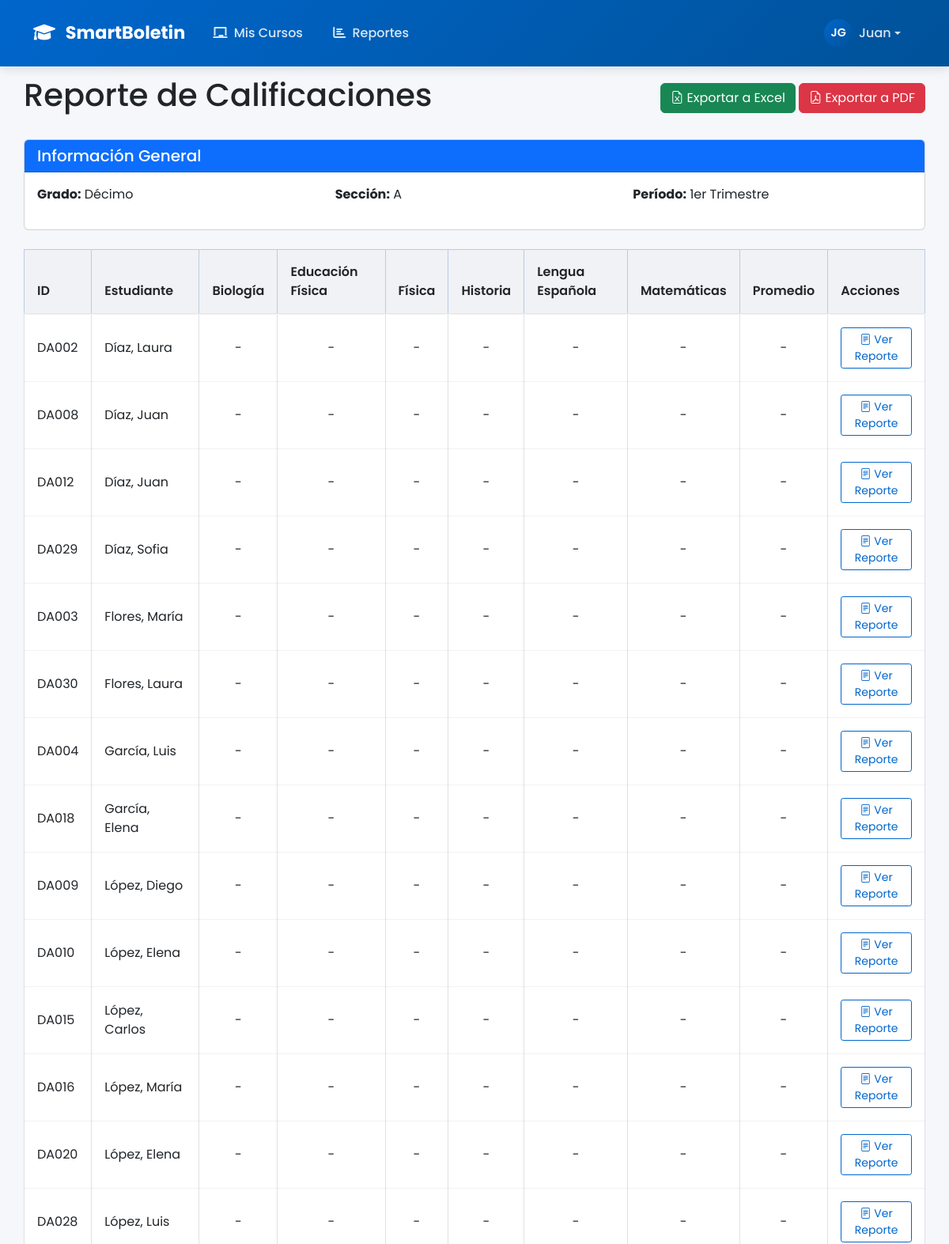
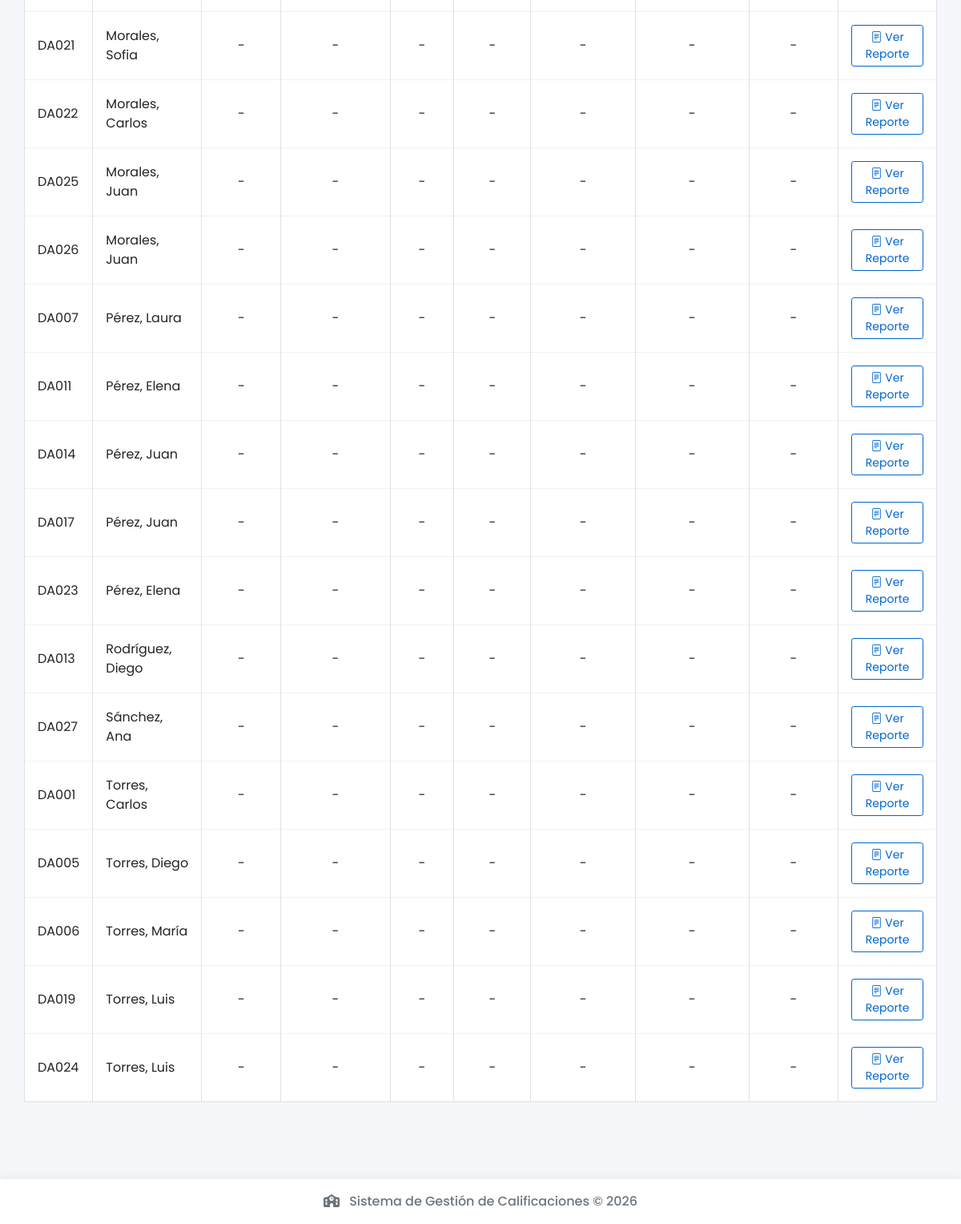
Page /reports/section/1/period/1 (signed in) on the committed database (2 pictures, top to bottom).
### app/models/users.py (models this page shows, shortened)
class User(UserMixin, db.Model):
    __tablename__ = 'users'
    id = db.Column(db.Integer, primary_key=True)
    identification_number = db.Column(db.String(20), index=True, unique=True, nullable=True)  # Cédula
    username = db.Column(db.String(64), index=True, unique=True, nullable=True)  # Ahora puede ser nulo
    email = db.Column(db.String(120), index=True, unique=True, nullable=False)
    password_hash = db.Column(db.String(128), nullable=True)  # Puede ser nulo inicialmente
    first_name = db.Column(db.String(64), nullable=False)
    last_name = db.Column(db.String(64), nullable=False)
    role = db.Column(db.String(20), nullable=False, default='teacher')
    is_active = db.Column(db.Boolean, default=True)
    is_registered = db.Column(db.Boolean, default=False)  # Indica si el usuario ha completado su registro
    created_at = db.Column(db.DateTime, default=datetime.utcnow)
    last_login = db.Column(db.DateTime, nullable=True)
    teacher_profile = db.relationship('Teacher', backref='user', uselist=False, cascade='all, delete-orphan')
    admin_profile = db.relationship('Admin', backref='user', uselist=False, cascade='all, delete-orphan')
    def is_admin(self):
        return self.role == 'admin'
    def is_teacher(self):
        return self.role == 'teacher'

### app/models/academic.py (models this page shows, shortened)
class Grade(db.Model):
    __tablename__ = 'grades'
    id = db.Column(db.Integer, primary_key=True)
    name = db.Column(db.String(64), nullable=False)
    level = db.Column(db.String(64), nullable=False)  # Primaria, Secundaria, etc.
    description = db.Column(db.Text, nullable=True)
    created_at = db.Column(db.DateTime, default=datetime.utcnow)
    sections = db.relationship('Section', backref='grade', lazy='dynamic', cascade='all, delete-orphan')

class Section(db.Model):
    __tablename__ = 'sections'
    id = db.Column(db.Integer, primary_key=True)
    name = db.Column(db.String(10), nullable=False)  # A, B, C, etc.
    grade_id = db.Column(db.Integer, db.ForeignKey('grades.id'), nullable=False)
    capacity = db.Column(db.Integer, default=30)
    created_at = db.Column(db.DateTime, default=datetime.utcnow)
    students = db.relationship('Student', backref='section', lazy='dynamic', cascade='all, delete-orphan')
    teacher_assignments = db.relationship('TeacherAssignment', backref='section', lazy='dynamic', cascade='all, delete-orphan')

class Period(db.Model):
    __tablename__ = 'periods'
    id = db.Column(db.Integer, primary_key=True)
    name = db.Column(db.String(64), nullable=False)
    start_date = db.Column(db.Date, nullable=False)
    end_date = db.Column(db.Date, nullable=False)
    academic_year_id = db.Column(db.Integer, db.ForeignKey('academic_years.id'), nullable=False)
    created_at = db.Column(db.DateTime, default=datetime.utcnow)
    grade_types = db.relationship('GradeType', backref='period', lazy='dynamic', cascade='all, delete-orphan')
    student_grades = db.relationship('StudentGrade', backref='period', lazy='dynamic', cascade='all, delete-orphan')
    final_grades = db.relationship('FinalGrade', backref='period', lazy='dynamic', cascade='all, delete-orphan')

class Subject(db.Model):
    __tablename__ = 'subjects'
    id = db.Column(db.Integer, primary_key=True)
    name = db.Column(db.String(100), nullable=False)
    code = db.Column(db.String(20), nullable=False, unique=True)
    description = db.Column(db.Text, nullable=True)
    created_at = db.Column(db.DateTime, default=datetime.utcnow)
    teacher_assignments = db.relationship('TeacherAssignment', backref='subject', lazy='dynamic', cascade='all, delete-orphan')
    grade_types = db.relationship('GradeType', backref='subject', lazy='dynamic', cascade='all, delete-orphan')
    student_grades = db.relationship('StudentGrade', backref='subject', lazy='dynamic', cascade='all, delete-orphan')
    final_grades = db.relationship('FinalGrade', backref='subject', lazy='dynamic', cascade='all, delete-orphan')
    grades = db.relationship('Grade', secondary=subject_grade, backref=db.backref('subjects', lazy='dynamic'))

class Student(db.Model):
    __tablename__ = 'students'
    id = db.Column(db.Integer, primary_key=True)
    first_name = db.Column(db.String(64), nullable=False)
    last_name = db.Column(db.String(64), nullable=False)
    student_id = db.Column(db.String(20), nullable=False, unique=True)
    birth_date = db.Column(db.Date, nullable=True)
    gender = db.Column(db.String(1), nullable=True)  # M, F
    address = db.Column(db.String(200), nullable=True)
    phone = db.Column(db.String(20), nullable=True)
    email = db.Column(db.String(120), nullable=True)
    section_id = db.Column(db.Integer, db.ForeignKey('sections.id'), nullable=False)
    is_active = db.Column(db.Boolean, default=True)
    created_at = db.Column(db.DateTime, default=datetime.utcnow)
    student_grades = db.relationship('StudentGrade', backref='student', lazy='dynamic', cascade='all, delete-orphan')
    final_grades = db.relationship('FinalGrade', backref='student', lazy='dynamic', cascade='all, delete-orphan')

### app/routes/reports.py (the view)
@reports.route('/section/<int:section_id>/period/<int:period_id>')
@login_required
def section_report(section_id, period_id):
    section = Section.query.get_or_404(section_id)
    period = Period.query.get_or_404(period_id)
    if not current_user.is_admin():
        teacher = Teacher.query.filter_by(user_id=current_user.id).first()
        if not teacher:
            flash('No se encontró un perfil de profesor para este usuario', 'warning')
            return redirect(url_for('auth.logout'))
        assignment = TeacherAssignment.query.filter_by(
            teacher_id=teacher.id,
            section_id=section_id,
            academic_year_id=period.academic_year_id
        ).first()
        if not assignment:
            flash('No tienes permiso para ver esta sección', 'danger')
            return redirect(url_for('reports.index'))
    students = Student.query.filter_by(
        section_id=section_id,
        is_active=True
    ).order_by(Student.last_name).all()
    subject_ids = db.session.query(TeacherAssignment.subject_id).filter_by(
        section_id=section_id,
        academic_year_id=period.academic_year_id
    ).distinct().all()
    subject_ids = [s[0] for s in subject_ids]
    subjects = Subject.query.filter(Subject.id.in_(subject_ids)).order_by(Subject.name).all()
    grades_data = {}
    for student in students:
        grades_data[student.id] = {}
        for subject in subjects:
            final_grade = FinalGrade.query.filter_by(
                student_id=student.id,
                subject_id=subject.id,
                period_id=period.id
            ).first()
            if final_grade:
                grades_data[student.id][subject.id] = final_grade.value
    return render_template('reports/section_report.html',
                          title=f'Reporte - {section.grade.name}{section.name} - {period.name}',
                          section=section,
                          period=period,
                          students=students,
                          subjects=subjects,
                          grades_data=grades_data)

### app/templates/reports/section_report.html (shortened to what this page needs)
{% extends "base.html" %}
{% block content %}
<div class="d-flex justify-content-between align-items-center mb-4">
    <h1>Reporte de Calificaciones</h1>
    <div>
        <a href="{{ url_for('reports.export_section_excel', section_id=section.id, period_id=period.id) }}" class="btn btn-success">
            <i class="bi bi-file-earmark-excel"></i> Exportar a Excel
        </a>
        <a href="{{ url_for('reports.export_section_pdf', section_id=section.id, period_id=period.id) }}" class="btn btn-danger">
            <i class="bi bi-file-earmark-pdf"></i> Exportar a PDF
        </a>
    </div>
</div>
<div class="card mb-4">
    <div class="card-header bg-primary text-white">
        <h5 class="mb-0">Información General</h5>
    </div>
    <div class="card-body">
        <div class="row">
            <div class="col-md-4">
                <p><strong>Grado:</strong> {{ section.grade.name }}</p>
            </div>
            <div class="col-md-4">
                <p><strong>Sección:</strong> {{ section.name }}</p>
            </div>
            <div class="col-md-4">
                <p><strong>Período:</strong> {{ period.name }}</p>
            </div>
        </div>
    </div>
</div>
<div class="table-responsive">
    <table class="table table-bordered table-hover">
        <thead class="table-primary">
            <tr>
                <th>ID</th>
                <th>Estudiante</th>
                {% for subject in subjects %}
                    <th>{{ subject.name }}</th>
                {% endfor %}
                <th>Promedio</th>
                <th>Acciones</th>
            </tr>
        </thead>
        <tbody>
            {% for student in students %}
                <tr>
                    <td>{{ student.student_id }}</td>
                    <td>{{ student.last_name }}, {{ student.first_name }}</td>
                    {% for subject in subjects %}
                        <td class="text-center">
                            {% if subject.id in final_grades and student.id in final_grades[subject.id] %}
                                {{ final_grades[subject.id][student.id] }}
                            {% else %}
                                -
                            {% endif %}
                        </td>
                    {% endfor %}
                    <td class="text-center">
                        {% if student.id in averages %}
                            <strong>{{ averages[student.id] }}</strong>
                        {% else %}
                            -
                        {% endif %}
                    </td>
                    <td>
                        <a href="{{ url_for('reports.student_report', student_id=student.id, period_id=period.id) }}" class="btn btn-sm btn-outline-primary">
                            <i class="bi bi-file-text"></i> Ver Reporte
                        </a>
                    </td>
                </tr>
            {% endfor %}
        </tbody>
    </table>
</div>
{% endblock %}

### app/templates/base.html (shortened to what this page needs)
<!DOCTYPE html>
<html lang="es">
<head>
    <link href="https://cdn.jsdelivr.net/npm/bootstrap@5.3.0-alpha1/dist/css/bootstrap.min.css" rel="stylesheet">
    <link rel="stylesheet" href="https://cdn.jsdelivr.net/npm/bootstrap-icons@1.10.3/font/bootstrap-icons.css">
    <link rel="stylesheet" href="https://cdnjs.cloudflare.com/ajax/libs/font-awesome/6.0.0/css/all.min.css">
    <link rel="stylesheet" href="{{ url_for('static', filename='css/style.css') }}">
    <link rel="stylesheet" href="https://cdnjs.cloudflare.com/ajax/libs/font-awesome/6.0.0/css/all.min.css">
    <link rel="stylesheet" href="{{ url_for('static', filename='css/style.css') }}">
</head>
<body>
    <nav class="navbar navbar-expand-lg navbar-dark fixed-top">
        <div class="container">
            <a class="navbar-brand" href="/">
                <i class="fas fa-graduation-cap me-2"></i>
                SmartBoletin
            </a>
            <div class="collapse navbar-collapse" id="navbarNav">
                <ul class="navbar-nav me-auto">
                    {% if current_user.is_authenticated %}
                        {% if current_user.is_admin() %}
                            <li class="nav-item">
                                <a class="nav-link {% if request.endpoint == 'admin.dashboard' %}active{% endif %}" href="{{ url_for('admin.dashboard') }}">
                                    <i class="fas fa-tachometer-alt me-1"></i> Panel
                                </a>
                            </li>
                            <li class="nav-item">
                                <a class="nav-link {% if request.endpoint == 'admin.users' %}active{% endif %}" href="{{ url_for('admin.users') }}">
                                    <i class="fas fa-users me-1"></i> Usuarios
                                </a>
                            </li>
                            <li class="nav-item">
                                <a class="nav-link {% if request.endpoint == 'admin.academic_years' %}active{% endif %}" href="{{ url_for('admin.academic_years') }}">
                                    <i class="fas fa-calendar-alt me-1"></i> Años Académicos
                                </a>
                            </li>
                            <li class="nav-item dropdown">
                                <a class="nav-link dropdown-toggle" href="#" role="button" data-bs-toggle="dropdown">
                                    <i class="fas fa-book me-1"></i> Académico
                                </a>
                                <ul class="dropdown-menu">
                                    <li><a class="dropdown-item" href="{{ url_for('admin.grades') }}">
                                        <i class="fas fa-graduation-cap me-2"></i> Grados
                                    </a></li>
                                    <li><a class="dropdown-item" href="{{ url_for('admin.subjects') }}">
                                        <i class="fas fa-book-open me-2"></i> Asignaturas
                                    </a></li>
                                    <li><a class="dropdown-item" href="{{ url_for('admin.students') }}">
                                        <i class="fas fa-user-graduate me-2"></i> Estudiantes
                                    </a></li>
                                    <li><a class="dropdown-item" href="{{ url_for('admin.assignments') }}">
                                        <i class="fas fa-chalkboard-teacher me-2"></i> Asignaciones
                                    </a></li>
                                    <li>
                                        <a class="dropdown-item {% if request.endpoint == 'templates.index' %}active{% endif %}" href="{{ url_for('templates.index') }}">
                                            <i class="fas fa-file-excel me-1"></i> Plantillas
                                        </a>
                                    </li>
                                </ul>
                            </li>
                        {% elif current_user.is_teacher() %}
                            <li class="nav-item">
                                <a class="nav-link {% if request.endpoint == 'teacher.dashboard' %}active{% endif %}" href="{{ url_for('teacher.dashboard') }}">
                                    <i class="fas fa-chalkboard me-1"></i> Mis Cursos
                                </a>
                            </li>
                        {% endif %}
                        <li class="nav-item">
                            <a class="nav-link {% if request.endpoint == 'reports.index' %}active{% endif %}" href="{{ url_for('reports.index') }}">
                                <i class="fas fa-chart-bar me-1"></i> Reportes
                            </a>
                        </li>
                    {% endif %}
                </ul>
                <ul class="navbar-nav">
                    {% if current_user.is_authenticated %}
                        <li class="nav-item dropdown">
                            <a class="nav-link dropdown-toggle nav-user" href="#" role="button" data-bs-toggle="dropdown">
                                <div class="user-avatar">
                                    {{ current_user.first_name[0] }}{{ current_user.last_name[0] }}
                                </div>
                                {{ current_user.first_name }}
                            </a>
                        </li>
                    {% else %}
                        <li class="nav-item">
                            <a class="nav-link" href="{{ url_for('auth.login') }}">
                                <i class="fas fa-sign-in-alt me-1"></i> Iniciar Sesión
                            </a>
                        </li>
                    {% endif %}
                </ul>
            </div>
        </div>
    </nav>
    <div class="container main-container">
        {% block content %}{% endblock %}
    </div>
    <footer class="footer py-3">
        <div class="container text-center">
            <span class="text-muted">
                <i class="fas fa-school me-2"></i>
                Sistema de Gestión de Calificaciones &copy; {{ now.year }}
            </span>
        </div>
    </footer>
</body>
</html>

### rows in the picture
User: first_name "J", last_name "G", first_name "Juan"
Grade: grade.name "Décimo"
Section: name "A"
Period: name "1er Trimestre"
Subject: name "Biología"
Subject: name "Educación Física"
Subject: name "Física"
Subject: name "Historia"
Subject: name "Lengua Española"
Subject: name "Matemáticas"
Student: student_id "DA002", last_name "Díaz", first_name "Laura"
Student: student_id "DA008", last_name "Díaz", first_name "Juan"
Student: student_id "DA012", last_name "Díaz", first_name "Juan"
Student: student_id "DA029", last_name "Díaz", first_name "Sofia"
Student: student_id "DA003", last_name "Flores", first_name "María"
Student: student_id "DA030", last_name "Flores", first_name "Laura"
Student: student_id "DA004", last_name "García", first_name "Luis"
Student: student_id "DA018", last_name "García", first_name "Elena"
Student: student_id "DA009", last_name "López", first_name "Diego"
Student: student_id "DA010", last_name "López", first_name "Elena"
Student: student_id "DA015", last_name "López", first_name "Carlos"
Student: student_id "DA016", last_name "López", first_name "María"
Student: student_id "DA020", last_name "López", first_name "Elena"
Student: student_id "DA028", last_name "López", first_name "Luis"
Student: student_id "DA021", last_name "Morales", first_name "Sofia"
Student: student_id "DA022", last_name "Morales", first_name "Carlos"
Student: student_id "DA025", last_name "Morales", first_name "Juan"
Student: student_id "DA026", last_name "Morales", first_name "Juan"
Student: student_id "DA007", last_name "Pérez", first_name "Laura"
Student: student_id "DA011", last_name "Pérez", first_name "Elena"
Student: student_id "DA014", last_name "Pérez", first_name "Juan"
Student: student_id "DA017", last_name "Pérez", first_name "Juan"
Student: student_id "DA023", last_name "Pérez", first_name "Elena"
Student: student_id "DA013", last_name "Rodríguez", first_name "Diego"
Student: student_id "DA027", last_name "Sánchez", first_name "Ana"
Student: student_id "DA001", last_name "Torres", first_name "Carlos"
Student: student_id "DA005", last_name "Torres", first_name "Diego"
Student: student_id "DA006", last_name "Torres", first_name "María"
Student: student_id "DA019", last_name "Torres", first_name "Luis"
Student: student_id "DA024", last_name "Torres", first_name "Luis"
